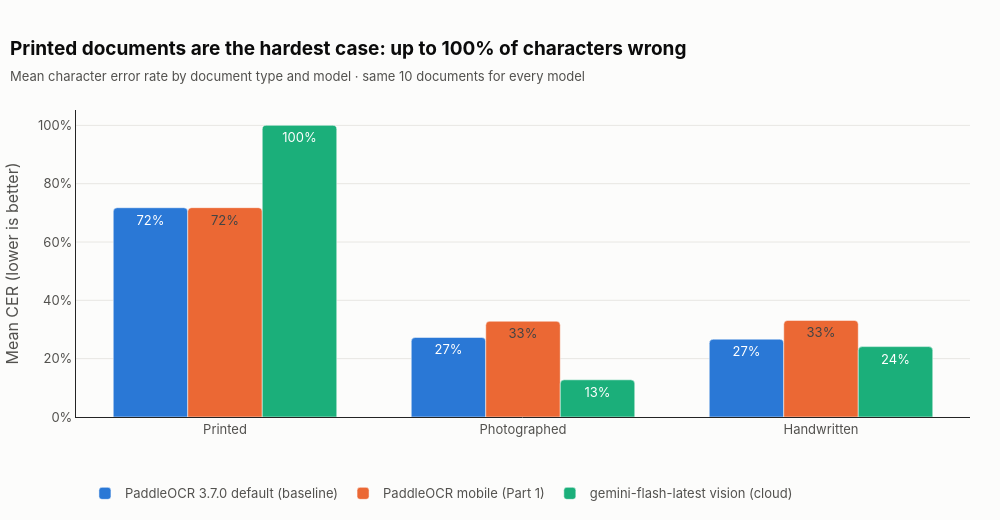
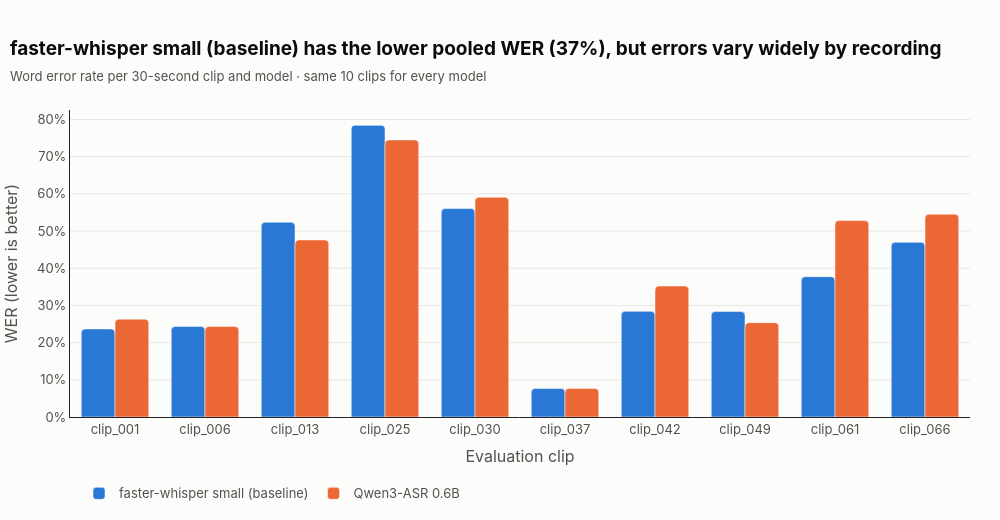

Notebook code cell kept with these figures, in order:
### Code cell
import plotly.express as px
import plotly.io as pio

# Static PNG copies make the charts visible on GitHub; fall back to interactive-only if export fails.
try:
    pio.to_image(px.bar(x=[1], y=[1]), format="png")
    pio.renderers.default = "vscode+png"
except Exception:
    pio.renderers.default = "vscode"

ETIQUETAS_TIPO = {"impreso": "Printed", "foto": "Photographed", "manuscrito": "Handwritten"}
SERIES = ["#2a78d6", "#eb6834", "#1baf7a"]
TINTA, GRIS, REJILLA, FONDO = "#0b0b0b", "#52514e", "#e8e7e3", "#fcfcfb"


def estilo(fig, titulo, subtitulo):
    # Same visual identity as Part 1: bold analytical headline, grey subtitle, light grid.
    fig.update_layout(
        template="simple_white",
        title=dict(text=f"<b>{titulo}</b>", x=0.01, xanchor="left", font=dict(size=19, color=TINTA),
                   subtitle=dict(text=subtitulo, font=dict(size=13, color=GRIS))),
        font=dict(family="Inter, Segoe UI, Arial", size=13, color=GRIS),
        paper_bgcolor=FONDO, plot_bgcolor=FONDO, margin=dict(l=70, r=30, t=110, b=80),
        bargap=0.25, barcornerradius=4, width=1000, height=520,
        legend=dict(orientation="h", y=-0.2, x=0.01, title_text=""),
        hoverlabel=dict(bgcolor="white", font_size=13, font_color=TINTA),
    )
    fig.update_yaxes(showgrid=True, gridcolor=REJILLA, zeroline=False, ticks="")
    fig.update_xaxes(showgrid=False, ticks="")
    return fig


tabla = eval_ocr.assign(Type=eval_ocr["tipo"].map(ETIQUETAS_TIPO))
tabla = tabla.groupby(["Type", "modelo"], as_index=False)["cer"].mean()
peor = tabla.loc[tabla["cer"].idxmax()]
fig = px.bar(tabla, x="Type", y="cer", color="modelo", barmode="group", text_auto=".0%",
             category_orders={"Type": list(ETIQUETAS_TIPO.values())}, color_discrete_sequence=SERIES)
fig.update_layout(xaxis_title="", yaxis_title="Mean CER (lower is better)", yaxis_tickformat=".0%")
estilo(fig, f"{peor['Type']} documents are the hardest case: up to {peor['cer']:.0%} of characters wrong",
       "Mean character error rate by document type and model · same 10 documents for every model")
fig.show()

mejor_asr = comparativa[comparativa["metrica"] == "WER"].sort_values("valor").iloc[0]
fig = px.bar(eval_asr, x="id", y="wer", color="modelo", barmode="group", color_discrete_sequence=SERIES,
             hover_data={"entrevista": True, "rtf": ":.2f"})
fig.update_layout(xaxis_title="Evaluation clip", yaxis_title="WER (lower is better)", yaxis_tickformat=".0%")
estilo(fig, f"{mejor_asr['modelo']} has the lower pooled WER ({mejor_asr['valor']:.0%}), "
            "but errors vary widely by recording",
       "Word error rate per 30-second clip and model · same 10 clips for every model")
fig.show()

### Figure 1 — Plotly figure (JSON) as saved in the notebook; plotly's stock layout.template omitted (floating-point values rounded to 4 significant figures)
{"data": [{"alignmentgroup": "True", "hovertemplate": "modelo=PaddleOCR 3.7.0 default (baseline)<br>Type=%{x}<br>cer=%{y}<extra></extra>", "legendgroup": "PaddleOCR 3.7.0 default (baseline)", "marker": {"color": "#2a78d6", "pattern": {"shape": ""}}, "name": "PaddleOCR 3.7.0 default (baseline)", "offsetgroup": "PaddleOCR 3.7.0 default (baseline)", "orientation": "v", "showlegend": true, "textposition": "auto", "texttemplate": "%{y:.0%}", "type": "bar", "x": ["Handwritten", "Photographed", "Printed"], "xaxis": "x", "y": [0.2669, 0.2728, 0.7175], "yaxis": "y"}, {"alignmentgroup": "True", "hovertemplate": "modelo=PaddleOCR mobile (Part 1)<br>Type=%{x}<br>cer=%{y}<extra></extra>", "legendgroup": "PaddleOCR mobile (Part 1)", "marker": {"color": "#eb6834", "pattern": {"shape": ""}}, "name": "PaddleOCR mobile (Part 1)", "offsetgroup": "PaddleOCR mobile (Part 1)", "orientation": "v", "showlegend": true, "textposition": "auto", "texttemplate": "%{y:.0%}", "type": "bar", "x": ["Handwritten", "Photographed", "Printed"], "xaxis": "x", "y": [0.3312, 0.3284, 0.7178], "yaxis": "y"}, {"alignmentgroup": "True", "hovertemplate": "modelo=gemini-flash-latest vision (cloud)<br>Type=%{x}<br>cer=%{y}<extra></extra>", "legendgroup": "gemini-flash-latest vision (cloud)", "marker": {"color": "#1baf7a", "pattern": {"shape": ""}}, "name": "gemini-flash-latest vision (cloud)", "offsetgroup": "gemini-flash-latest vision (cloud)", "orientation": "v", "showlegend": true, "textposition": "auto", "texttemplate": "%{y:.0%}", "type": "bar", "x": ["Handwritten", "Photographed", "Printed"], "xaxis": "x", "y": [0.2413, 0.1275, 1.0], "yaxis": "y"}], "layout": {"barcornerradius": 4, "bargap": 0.25, "barmode": "group", "font": {"color": "#52514e", "family": "Inter, Segoe UI, Arial", "size": 13}, "height": 520, "hoverlabel": {"bgcolor": "white", "font": {"color": "#0b0b0b", "size": 13}}, "legend": {"orientation": "h", "title": {"text": ""}, "tracegroupgap": 0, "x": 0.01, "y": -0.2}, "margin": {"b": 80, "l": 70, "r": 30, "t": 110}, "paper_bgcolor": "#fcfcfb", "plot_bgcolor": "#fcfcfb", "title": {"font": {"color": "#0b0b0b", "size": 19}, "subtitle": {"font": {"color": "#52514e", "size": 13}, "text": "Mean character error rate by document type and model · same 10 documents for every model"}, "text": "<b>Printed documents are the hardest case: up to 100% of characters wrong</b>", "x": 0.01, "xanchor": "left"}, "width": 1000, "xaxis": {"anchor": "y", "categoryarray": ["Printed", "Photographed", "Handwritten"], "categoryorder": "array", "domain": [0, 1], "showgrid": false, "ticks": "", "title": {"text": ""}}, "yaxis": {"anchor": "x", "domain": [0, 1], "gridcolor": "#e8e7e3", "showgrid": true, "tickformat": ".0%", "ticks": "", "title": {"text": "Mean CER (lower is better)"}, "zeroline": false}}}

### Figure 2 — Plotly figure (JSON) as saved in the notebook; plotly's stock layout.template omitted (floating-point values rounded to 4 significant figures)
{"data": [{"alignmentgroup": "True", "customdata": [["entrevista_01", 1.35], ["entrevista_01", 1.47], ["entrevista_02", 0.89], ["entrevista_03", 0.7667], ["entrevista_03", 4.65], ["entrevista_04", 1.153], ["entrevista_04", 1.21], ["entrevista_05", 1.14], ["entrevista_06", 1.037], ["entrevista_06", 1.27]], "hovertemplate": "modelo=faster-whisper small (baseline)<br>id=%{x}<br>wer=%{y}<br>entrevista=%{customdata[0]}<br>rtf=%{customdata[1]:.2f}<extra></extra>", "legendgroup": "faster-whisper small (baseline)", "marker": {"color": "#2a78d6", "pattern": {"shape": ""}}, "name": "faster-whisper small (baseline)", "offsetgroup": "faster-whisper small (baseline)", "orientation": "v", "showlegend": true, "textposition": "auto", "type": "bar", "x": ["clip_001", "clip_006", "clip_013", "clip_025", "clip_030", "clip_037", "clip_042", "clip_049", "clip_061", "clip_066"], "xaxis": "x", "y": [0.2368, 0.2436, 0.5238, 0.7843, 0.5606, 0.07692, 0.2841, 0.2836, 0.3774, 0.4697], "yaxis": "y"}, {"alignmentgroup": "True", "customdata": [["entrevista_01", 4.977], ["entrevista_01", 3.63], ["entrevista_02", 7.133], ["entrevista_03", 3.26], ["entrevista_03", 2.16], ["entrevista_04", 2.353], ["entrevista_04", 2.653], ["entrevista_05", 3.82], ["entrevista_06", 4], ["entrevista_06", 10.44]], "hovertemplate": "modelo=Qwen3-ASR 0.6B<br>id=%{x}<br>wer=%{y}<br>entrevista=%{customdata[0]}<br>rtf=%{customdata[1]:.2f}<extra></extra>", "legendgroup": "Qwen3-ASR 0.6B", "marker": {"color": "#eb6834", "pattern": {"shape": ""}}, "name": "Qwen3-ASR 0.6B", "offsetgroup": "Qwen3-ASR 0.6B", "orientation": "v", "showlegend": true, "textposition": "auto", "type": "bar", "x": ["clip_001", "clip_006", "clip_013", "clip_025", "clip_030", "clip_037", "clip_042", "clip_049", "clip_061", "clip_066"], "xaxis": "x", "y": [0.2632, 0.2436, 0.4762, 0.7451, 0.5909, 0.07692, 0.3523, 0.2537, 0.5283, 0.5455], "yaxis": "y"}], "layout": {"barcornerradius": 4, "bargap": 0.25, "barmode": "group", "font": {"color": "#52514e", "family": "Inter, Segoe UI, Arial", "size": 13}, "height": 520, "hoverlabel": {"bgcolor": "white", "font": {"color": "#0b0b0b", "size": 13}}, "legend": {"orientation": "h", "title": {"text": ""}, "tracegroupgap": 0, "x": 0.01, "y": -0.2}, "margin": {"b": 80, "l": 70, "r": 30, "t": 110}, "paper_bgcolor": "#fcfcfb", "plot_bgcolor": "#fcfcfb", "title": {"font": {"color": "#0b0b0b", "size": 19}, "subtitle": {"font": {"color": "#52514e", "size": 13}, "text": "Word error rate per 30-second clip and model · same 10 clips for every model"}, "text": "<b>faster-whisper small (baseline) has the lower pooled WER (37%), but errors vary widely by recording</b>", "x": 0.01, "xanchor": "left"}, "width": 1000, "xaxis": {"anchor": "y", "domain": [0, 1], "showgrid": false, "ticks": "", "title": {"text": "Evaluation clip"}}, "yaxis": {"anchor": "x", "domain": [0, 1], "gridcolor": "#e8e7e3", "showgrid": true, "tickformat": ".0%", "ticks": "", "title": {"text": "WER (lower is better)"}, "zeroline": false}}}
